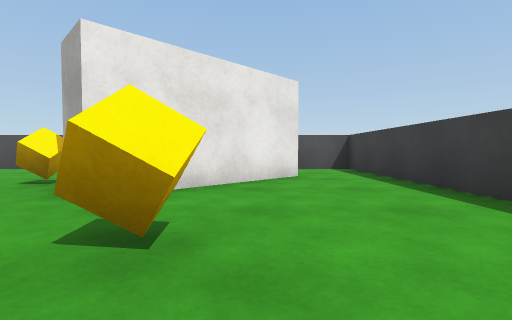
View 1 (above)

19 first-person views from a walk through a 3-D level made in the Unity game engine. The camera is 0.55 m above the floor, tilts 2° down and sees 85° across. The floor is counted in squares, 1 m on a side. Each view is taken from the middle of a square. On the plan, view 1 faces up. The plan holds only what a view shows up to about 9 squares ahead; the rest is blank. The player character is not drawn. Surface patterns are stand-ins for the level's own textures.

View 2
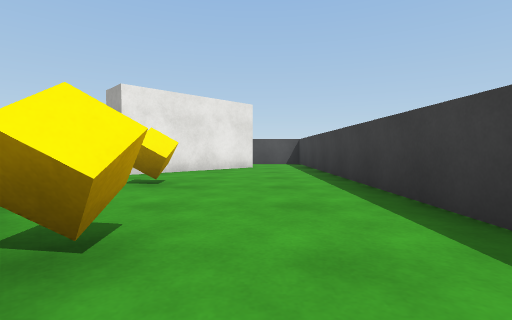

View 3
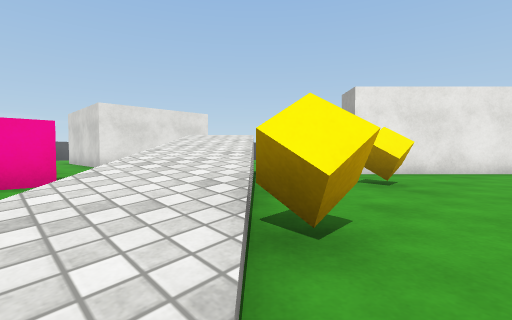

View 4
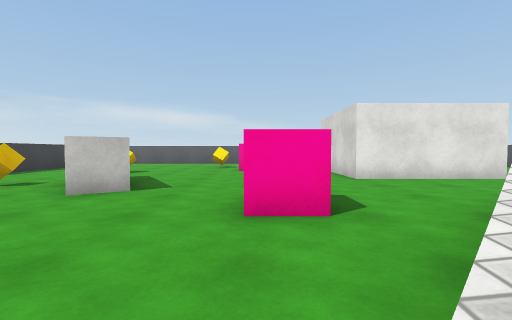

View 5
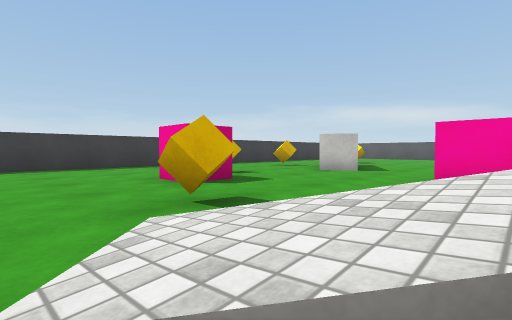

View 6
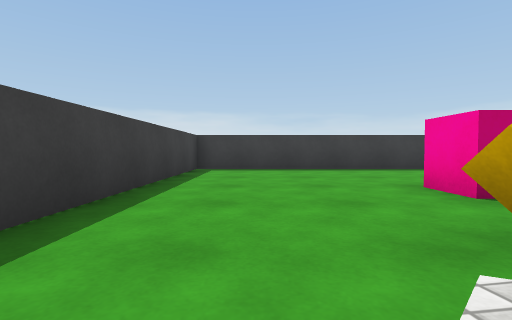

View 7
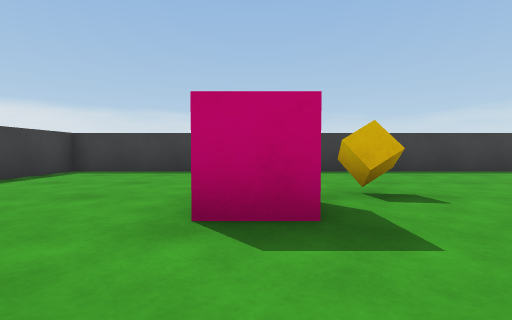

View 8
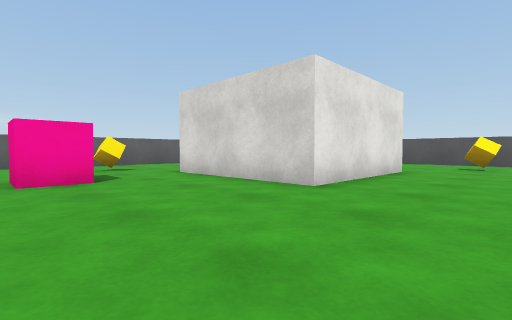

View 9
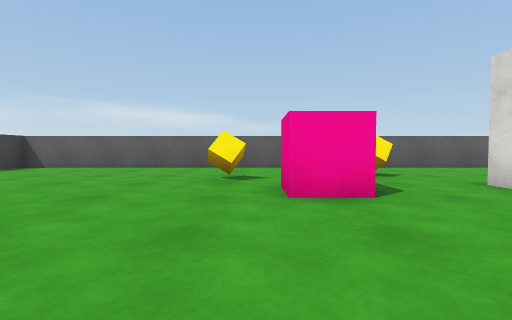

View 10
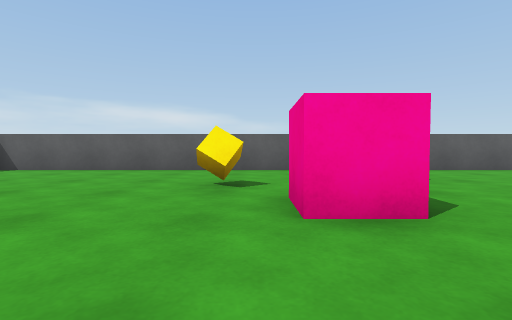

View 11
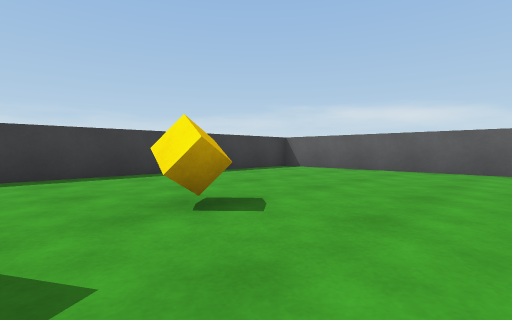

View 12
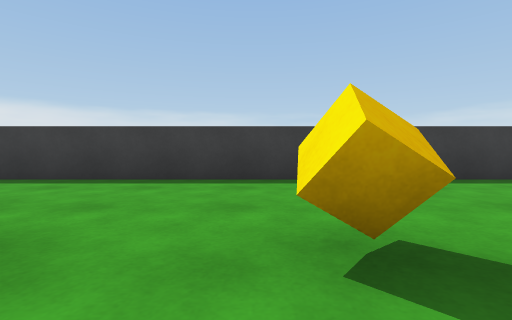

View 13
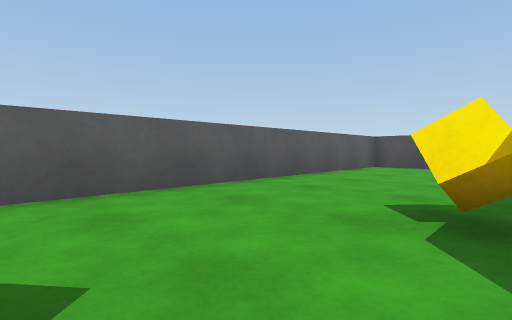

View 14
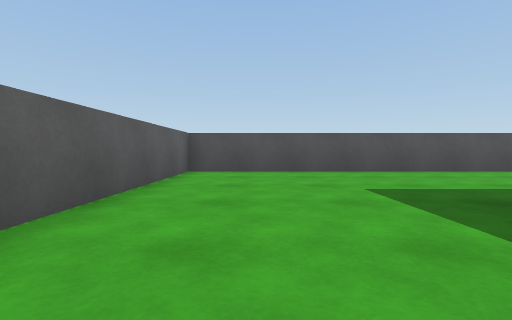

View 15
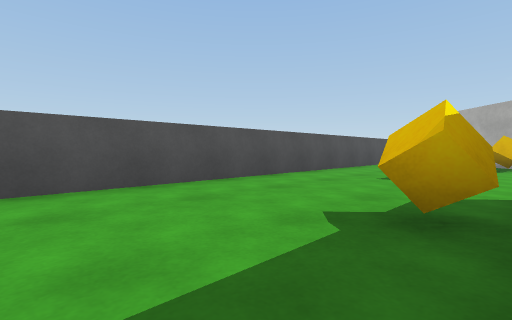

View 16
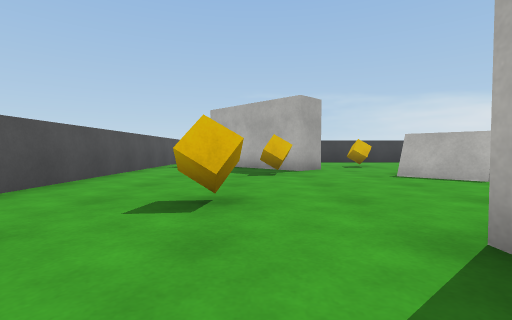

View 17
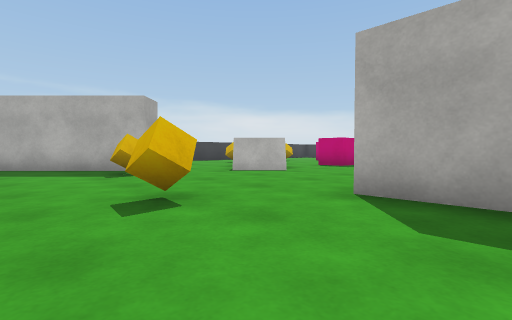

View 18
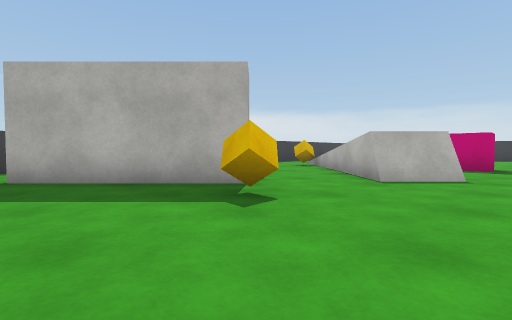

View 19
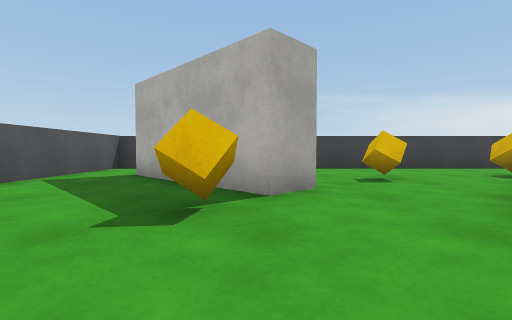

### Floor plan
Points are (right, up) in squares from view 1. A wall is a line through its corners. A room is listed if a view was taken in it or the views show most of it. See-through windows are left out.
Room 1 (view 1)
walls: (0.9, 6) (-1.3, 3.8); (2.8, -0.5) (2.8, 8.2) (0.5, 8.2)
ways out: opening at (-1.5, 1.5) to room 2; opening at (0, 7) to room 2; opening at (1.5, -1) to room 2
objects: cube (-1, 2)
Room 2 (views 2, 3, 4, 5, 6, 7, 8, 9, 10, 11, 12, 13, 14, 15, 16, 17, 18, 19)
walls: (-6.2, -5.3) (-5.7, -6.2); (-5.1, 0.8) (-4, 1.9) (-2.8, 0.7); (-2.4, 0.3) (-1.9, -0.2); (-9.9, 3.6) (-8.4, 3.6) (-8.4, -0.3) (-12.5, -0.3); (-1.9, 3.1) (-2.6, 3.8) (0.2, 6.7); (-16.7, -3) (-16.7, -11.2) (2.8, -11.2) (2.8, -0.5); (0.5, 8.2) (-16.7, 8.2) (-16.7, -0.9)
ways out: opening at (-1.5, 1.5) to room 1; opening at (0, 7) to room 1; opening at (1.5, -1) to room 1
objects: cube (-14, -2); cube (-13, -5); cube (-13, 2); pink cube (-12, -3) to (-11, -3); cube (-11, -8); cube (-11, 5); cube (-7, -9); cube (-7, 5); pink cube (-5, -3) to (-4, -2); cube (-3, -8); cube (-3, 5); pink cube (-2, -7) to (-2, -6); cube (-1, -5); cube (0, -2)

Positions as (right, up) in squares from view 1, and headings:
1: (0, 0), facing up
2: (1, -3), facing up
3: (1, -3), facing up-left
4: (-1, -3), facing left
5: (1, -2), facing down-left
6: (1, -3), facing down
7: (-2, -4), facing down
8: (-6, -4), facing up-left
9: (-8, -4), facing left
10: (-9, -4), facing left
11: (-9, -5), facing down-left
12: (-10, -6), facing down
13: (-13, -1), facing up-left
14: (-15, 1), facing up
15: (-13, 4), facing up-right
16: (-10, 5), facing right
17: (-10, 7), facing down-right
18: (-6, 7), facing down-right
19: (-6, 4), facing right
